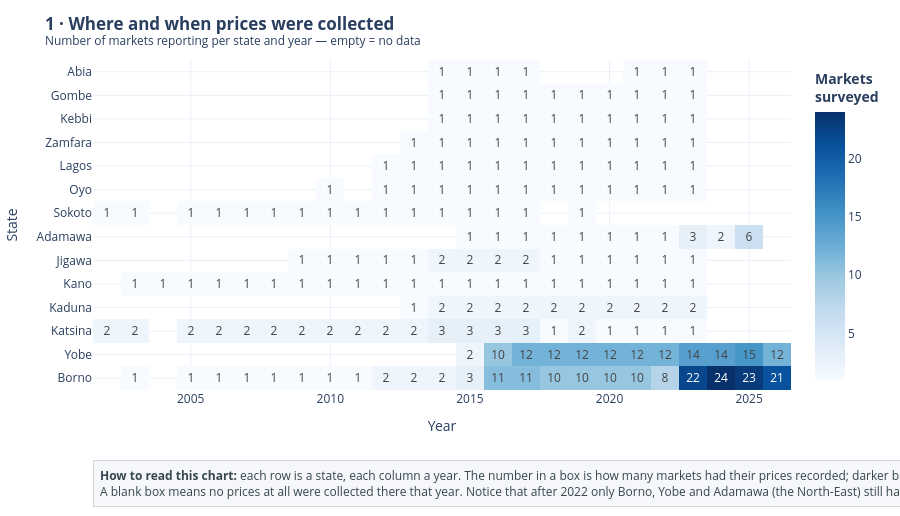

Notebook cell for this chart:
### Markdown cell above
## 1. The data — what we actually have

### Code cell
# ================================================================
# 1. SETUP, LOAD & DATA-COVERAGE CHECK
# ================================================================
import re
from pathlib import Path

import duckdb
import numpy as np
import pandas as pd
import plotly.express as px
import plotly.graph_objects as go
from plotly.subplots import make_subplots

pd.set_option("display.width", 160)
TEMPLATE  = "plotly_white"
SAVE_HTML = False              # True → also export every chart to ./charts/*.html
CHART_DIR = Path("charts")


def show(fig, name, how_to_read, legend_title=""):
    """Display a chart with a legend on the right and a plain-English reading guide underneath
    (and optionally save a small CDN-linked HTML copy)."""
    note_lines = how_to_read.count("<br>") + 1
    bottom = 90 + 18 * note_lines                           # room for the x-axis + the note
    height = (fig.layout.height or 450) + 18 * note_lines
    top = fig.layout.margin.t if fig.layout.margin.t is not None else 110
    plot_h = height - top - bottom
    fig.update_layout(
        template=TEMPLATE, height=height, showlegend=True,
        margin=dict(t=top, b=bottom),
        legend=dict(title_text=f"<b>{legend_title}</b>" if legend_title else "",
                    orientation="v", x=1.02, xanchor="left", y=1, yanchor="top",
                    bgcolor="rgba(255,255,255,0.85)", bordercolor="#ccc", borderwidth=1))
    fig.add_annotation(
        text="<b>How to read this chart:</b> " + how_to_read,
        xref="paper", yref="paper", x=0, y=-70 / plot_h, xanchor="left", yanchor="top",
        showarrow=False, align="left", font=dict(size=12, color="#37474F"),
        bgcolor="#F5F7FA", bordercolor="#CFD8DC", borderwidth=1, borderpad=6)
    if SAVE_HTML:
        CHART_DIR.mkdir(exist_ok=True)
        fig.write_html(CHART_DIR / f"{name}.html", include_plotlyjs="cdn")
    fig.show()


def legend_item(fig, name, color, line=False, dash=None, legendgroup=None, **subplot):
    """Legend-only entry, for things that have no trace of their own (shaded bands, event lines)."""
    if line:
        style = dict(mode="lines", line=dict(color=color, dash=dash, width=2))
    else:
        style = dict(mode="markers", marker=dict(color=color, symbol="square", size=14))
    fig.add_trace(go.Scatter(x=[None], y=[None], name=name, hoverinfo="skip", legendgroup=legendgroup, **style),
                  **subplot)


def unit_size(unit):
    """'100 KG' → 100, '400 G' → 0.4, 'L' → 1, '30 pcs' → 30."""
    qty, name = re.match(r"^\s*([\d.]+)?\s*(\w+)", unit).groups()
    qty = float(qty) if qty else 1.0
    return qty / 1000 if name.upper() == "G" else qty


def base_unit(unit):
    name = unit.split()[-1].upper()
    return {"KG": "kg", "G": "kg", "L": "litre", "PCS": "piece",
            "TUBERS": "tuber", "UNIT": "unit"}[name]


LOCAL_CSV = Path("wfp_food_prices_nga.csv")
SOURCE = (LOCAL_CSV if LOCAL_CSV.exists() else
          "https://raw.githubusercontent.com/SmartDvi/food_inflation/refs/heads/main/wfp_food_prices_nga.csv")

con = duckdb.connect()
con.execute(f"CREATE OR REPLACE TABLE raw AS SELECT * FROM read_csv_auto('{SOURCE}')")

units = con.execute("SELECT DISTINCT unit FROM raw").fetchdf()
units["unit_size"] = units["unit"].map(unit_size)
units["base_unit"] = units["unit"].map(base_unit)
con.register("units_df", units)

# One clean table used by every analysis below.
# product = commodity + pack size + price type → the thing whose price we track over time.
con.execute("""
    CREATE OR REPLACE TABLE prices AS
    SELECT r.date::DATE                              AS date,
           DATE_TRUNC('month', r.date)::DATE         AS month,
           YEAR(r.date)                              AS year,
           r.admin1 AS state, r.market, r.category, r.commodity, r.unit, r.pricetype,
           r.commodity || ' [' || r.unit || ', ' || r.pricetype || ']' AS product,
           r.price, r.usdprice,
           r.price / u.unit_size                     AS price_per_unit,
           u.base_unit
    FROM raw r JOIN units_df u USING (unit)
    WHERE r.price > 0
""")

LATEST = pd.Timestamp(con.execute("SELECT MAX(month) FROM prices").fetchone()[0])

print(con.execute("""
    SELECT COUNT(*) AS records, COUNT(DISTINCT market) AS markets,
           COUNT(DISTINCT commodity) AS commodities, COUNT(DISTINCT product) AS products,
           COUNT(DISTINCT state) AS states, MIN(date) AS first, MAX(date) AS last
    FROM prices
""").fetchdf().to_string(index=False))

# Why the old "average price" was wrong: the mix of pack sizes changes from year to year
print("\nNaive yearly average price vs share of records that are big wholesale sacks (50–100 kg):")
print(con.execute("""
    SELECT year,
           COUNT(*)                                                         AS records,
           COUNT(DISTINCT state)                                            AS states,
           ROUND(100 * AVG(CASE WHEN unit IN ('100 KG','50 KG') THEN 1 ELSE 0 END)) AS pct_sacks,
           ROUND(AVG(price))                                                AS naive_avg_price
    FROM prices GROUP BY year ORDER BY year
""").fetchdf().to_string(index=False))

# Coverage map: how many markets report in each state and year
cov = con.execute("""
    SELECT state, year, COUNT(DISTINCT market) AS markets
    FROM prices GROUP BY ALL
""").fetchdf().pivot(index="state", columns="year", values="markets")
cov = cov.loc[cov.sum(axis=1).sort_values().index]

fig = px.imshow(cov, text_auto=True, aspect="auto", color_continuous_scale="Blues",
                labels=dict(x="Year", y="State", color="Markets"))
fig.update_layout(
    height=480,
    coloraxis_colorbar=dict(title="<b>Markets<br>surveyed</b>", x=1.02),
    title="<b>1 · Where and when prices were collected</b>"
          "<br><sup>Number of markets reporting per state and year — empty = no data</sup>")
show(fig, "01_coverage",
     "each row is a state, each column a year. The number in a box is how many markets had their prices recorded; "
     "darker blue = more markets.<br>A blank box means no prices at all were collected there that year. "
     "Notice that after 2022 only Borno, Yobe and Adamawa (the North-East) still have data.")

### Figure 1 — Plotly figure (JSON) as saved in the notebook; plotly's stock layout.template omitted (floating-point values rounded to 4 significant figures; data arrays with more than 128 entries replaced by an {"elided": "..."} marker saying what was removed)
{"data": [{"coloraxis": "coloraxis", "hovertemplate": "Year: %{x}<br>State: %{y}<br>Markets: %{z}<extra></extra>", "name": "0", "texttemplate": "%{z}", "type": "heatmap", "x": [2002, 2003, 2004, 2005, 2006, 2007, 2008, 2009, 2010, 2011, 2012, 2013, 2014, 2015, 2016, 2017, 2018, 2019, 2020, 2021, 2022, 2023, 2024, 2025, 2026], "xaxis": "x", "y": ["Abia", "Gombe", "Kebbi", "Zamfara", "Lagos", "Oyo", "Sokoto", "Adamawa", "Jigawa", "Kano", "Kaduna", "Katsina", "Yobe", "Borno"], "yaxis": "y", "z": {"elided": "14x25 float values"}}], "layout": {"annotations": [{"align": "left", "bgcolor": "#F5F7FA", "bordercolor": "#CFD8DC", "borderpad": 6, "borderwidth": 1, "font": {"color": "#37474F", "size": 12}, "showarrow": false, "text": "<b>How to read this chart:</b> each row is a state, each column a year. The number in a box is how many markets had their prices recorded; darker blue = more markets.<br>A blank box means no prices at all were collected there that year. Notice that after 2022 only Borno, Yobe and Adamawa (the North-East) still have data.", "x": 0, "xanchor": "left", "xref": "paper", "y": -0.2121, "yanchor": "top", "yref": "paper"}], "coloraxis": {"colorbar": {"title": {"text": "<b>Markets<br>surveyed</b>"}, "x": 1.02}, "colorscale": [[0.0, "rgb(247,251,255)"], [0.125, "rgb(222,235,247)"], [0.25, "rgb(198,219,239)"], [0.375, "rgb(158,202,225)"], [0.5, "rgb(107,174,214)"], [0.625, "rgb(66,146,198)"], [0.75, "rgb(33,113,181)"], [0.875, "rgb(8,81,156)"], [1.0, "rgb(8,48,107)"]]}, "height": 516, "legend": {"bgcolor": "rgba(255,255,255,0.85)", "bordercolor": "#ccc", "borderwidth": 1, "orientation": "v", "title": {"text": ""}, "x": 1.02, "xanchor": "left", "y": 1, "yanchor": "top"}, "margin": {"b": 126, "t": 60}, "showlegend": true, "title": {"text": "<b>1 · Where and when prices were collected</b><br><sup>Number of markets reporting per state and year — empty = no data</sup>"}, "xaxis": {"anchor": "y", "domain": [0.0, 1.0], "title": {"text": "Year"}}, "yaxis": {"anchor": "x", "autorange": "reversed", "domain": [0.0, 1.0], "title": {"text": "State"}}}}
